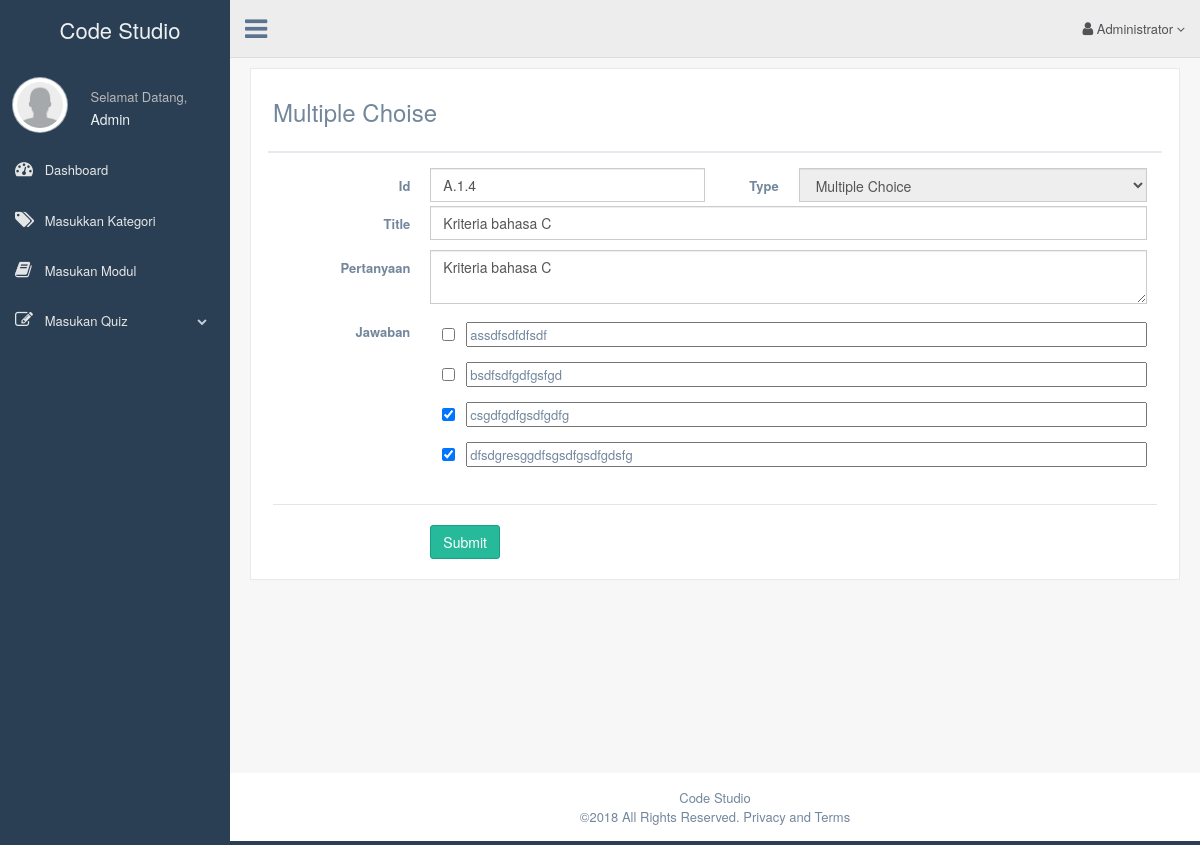
Page /admin/MltC/A.1.4 on the committed database.
### tables this page shows
CREATE TABLE `t_quis` (
  `id` varchar(10) NOT NULL,
  `kd` int(3) NOT NULL,
  `title` varchar(50) NOT NULL,
  `quest` varchar(200) NOT NULL,
  `ky` varchar(50) NOT NULL
);

CREATE TABLE `t_opsi` (
  `id` varchar(10) NOT NULL,
  `a` text NOT NULL,
  `b` text NOT NULL,
  `c` text NOT NULL,
  `d` text NOT NULL
);

### application/libraries/Template.php (called while the page is built, shortened)
<?php
class Template
{
	function __construct()
	{
		$this->ci=&get_instance();
	}
	function admin($template,$data='')
	{
		$data=array(
		'content'=>$this->ci->load->view($template,$data,TRUE),
		'nav'=>$this->ci->load->view('template/nav_admin',$data,TRUE),
		);
		$this->ci->load->view('template/dashboard',$data);
	}
}

### application/controllers/admin.php (called while the page is built, shortened)
<?php
class Admin extends CI_Controller {
	public function MltC($id='') {
		$data=array();
		if ($id!=''){
			$data['frm']=$this->Mdb->get_where('t_quis',array('id'=>$id))->row();
			$data['opsi']=$this->Mdb->get_where('t_opsi',array('id'=>$id))->row();
		}
		$this->template->admin('admin/quiz/MltC',$data);
	}
}

### index.php (called while the page is built, shortened)
<?php
require_once BASEPATH.'core/CodeIgniter.php';

### application/models/Mdb.php (called while the page is built, shortened)
<?php
class Mdb extends CI_Model {
	function get_where($table=null,$where=null)
	{
		$this->db->from($table);
		$this->db->where($where);
		return $this->db->get();
	}
}

### application/views/admin/quiz/MltC.php (the view, shortened to what this page needs)
<div class="row top_tiles">
  <div class="col-md-12 col-sm-12 col-xs-12">
    <div class="x_panel">
      <div class="x_title">
         <div class="page-title">
          <div class="title_left">
            <h3>Multiple Choise</h3>
          </div>
        </div>
      </div>
      <div class="x_content">
        <form class="form-horizontal form-label-left" action="" method="post" enctype="multipart/form-data">
        <div class="form-group">
          <label class="control-label col-md-2 col-sm-2 col-xs-12">Id</label>
          <div class="col-md-4 col-sm-4 col-xs-12">
          <input name="id" type="text" class="form-control" placeholder="Masukan Id " required="" value="<?php echo(isset($frm->id)?$frm->id:'') ?>">
          </div>
          <label class="control-label col-md-1 col-sm-1 col-xs-12">Type</label>
          <div class="col-md-5 col-sm-5 col-xs-12">
          <select name="type" class="form-control" disabled="disabled">
            <option value="22">Multiple Choice</option>
          </select>
          </div>
          <br><br>
          <label class="control-label col-md-2 col-sm-2 col-xs-12">Title</label>
          <div class="col-md-10 col-sm-10 col-xs-12">
          <input name="title" type="text" class="form-control" placeholder="Masukan Title" required=""  value="<?php echo(isset($frm->title)?$frm->title:'') ?>">
          </div>
        </div>
        <div class="form-group">
          <label class="control-label col-md-2 col-sm-2 col-xs-12">Pertanyaan</label>
          <div class="col-md-10 col-sm-10 col-xs-12">
            <textarea name="quest" class="resizable_textarea form-control" placeholder="Masukan pertanyaan" required=""><?php echo(isset($frm->quest)?$frm->quest:'') ?></textarea>
          </div>
        </div>
        <div class="form-group">
          <label class="control-label col-md-2 col-sm-2 col-xs-12">Jawaban</label>
          <div class="col-md-10 col-sm-10 col-xs-12">
            <table width="100%" class="form-group" border="0">
              <tr>
                <td height="40" width="5%" align="center"><input type="checkbox" name="opsia" value="1"></td>
                <td width="95%"><input type="text" name="isia" style="width: 100%;" placeholder="Masukan Pilihan Jawaban 1" required="" value="<?= (isset($opsi->a)?$opsi->a:'') ?>"></td>
              </tr>
              <tr>
                <td height="40" width="5%" align="center"><input type="checkbox" name="opsib" value="1"></td>
                <td width="95%"><input type="text" name="isib" style="width: 100%;" placeholder="Masukan Pilihan Jawaban 2" required="" value="<?= (isset($opsi->b)?$opsi->b:'') ?>"></td>
              </tr>
              <tr>
                <td height="40" width="5%" align="center"><input type="checkbox" name="opsic" value="1"></td>
                <td width="95%"><input type="text" name="isic" style="width: 100%;" placeholder="Masukan Pilihan Jawaban 3" required="" value="<?= (isset($opsi->c)?$opsi->c:'') ?>"></td>
              </tr>
              <tr>
                <td height="40" width="5%" align="center"><input type="checkbox" name="opsid" value="1"></td>
                <td width="95%"><input type="text" name="isid" style="width: 100%;" placeholder="Masukan Pilihan Jawaban 4" required="" value="<?= (isset($opsi->d)?$opsi->d:'') ?>"></td>
              </tr>
            </table>
          </div>
        </div>
        <div class="ln_solid"></div>
        <div class="form-group">
           <div class="col-md-6 col-sm-6 col-xs-12 col-md-offset-2">
             <button name="submit" value="submit" type="submit" class="btn btn-success">Submit</button>
           </div>
        </div>
        </form>
      </div>
    </div>
  </div>
</div>

### rows in the picture
t_quis: id "A.1.4", title "Kriteria bahasa C", quest "Kriteria bahasa C"
t_opsi: isia "assdfsdfdfsdf", isib "bsdfsdfgdfgsfgd", isic "csgdfgdfgsdfgdfg", isid "dfsdgresggdfsgsdfgsdfgdsfg"
